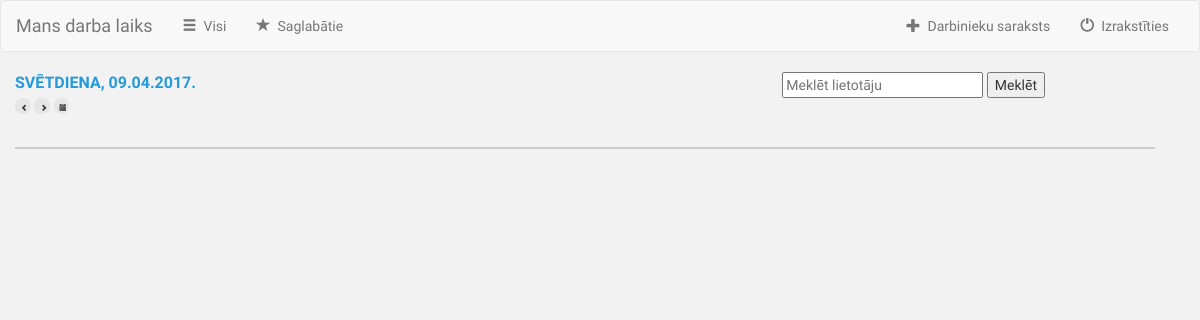
The app's page /darba_laiks/darbinieki/ (signed in), older data.
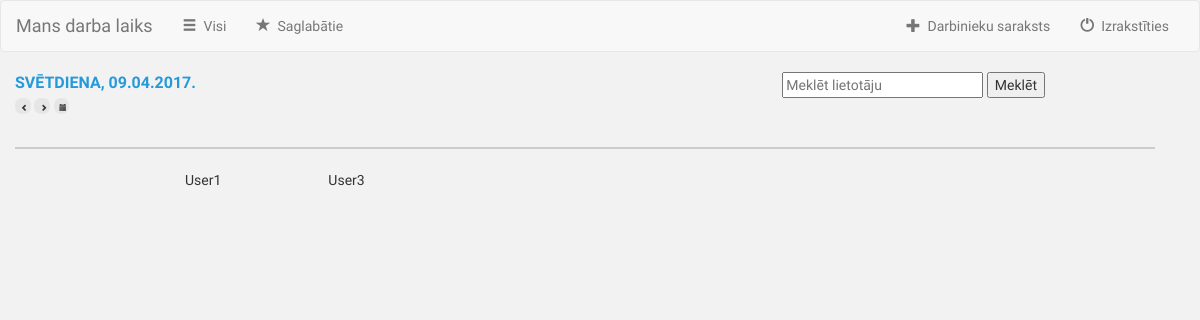
The same page, newer data.
### darba_laiks/models.py (models this page shows, shortened)
class Darba_laiks(models.Model):
    lietotajs=models.ForeignKey(settings.AUTH_USER_MODEL, on_delete=models.CASCADE)
    datums = models.DateField()
    no = models.TimeField(default='9:00')
    lidz=models.TimeField(default='18:00')
    ir_mainits = models.BooleanField(default=False)

### darba_laiks/views.py (the view, shortened to what this page needs)
def darbinieki(request):
    if request.method == 'GET':
        collection_ids = Darba_laiks.objects.filter(datums=datetime.date.today()).values_list('lietotajs',flat=True).distinct()
        izmainitie = [
            Darba_laiks.objects.filter(lietotajs__id=c)[0] for c in collection_ids
            ]
        context = {'izmainitie': izmainitie}
        return render(request, 'visi.html', context)

### templates/visi.html (shortened to what this page needs)
{%extends "base.html" %}
{% block content %}
    {% load staticfiles %}
    <link rel="stylesheet" type="text/css" href="{% static 'css/All.css' %}" />
    <div class = "container">
        <div class = "row" id = "firstRow">
            <span class = "pull-left">
                <div id = "today"> </div>
                 <button type="button" class="Button" id="Left">
                      <span class="glyphicon glyphicon-chevron-left"></span>
                 </button>
                 <button type="button" class="Button" id="Right">
                      <span class="glyphicon glyphicon-chevron-right"></span>
                 </button>
                <button type="button" class="Button" id="Calendar">
                      <span class="glyphicon glyphicon-calendar"></span>
                 </button>
            </span>
            <span class="pull-right">
                <div id = "search">
                    <form method="POST" action="">{% csrf_token %}
                            <input type="text" name="q" placeholder="Meklēt lietotāju" value="{{ request.get.q }}"/>
                            <input type="submit" value="Meklēt"/>
                    </form>
                 </div>
            </span>
        </div>
        <div class = "row" id = "secondRow"></div>
        <div class = "row" id = "people">
            {% for izmainits in izmainitie %}
                <div class = "col-sm-2">
                    {{izmainits.lietotajs.username}}  <br>
                </div>
            {% endfor %}
        </div>
    </div>
{% endblock %}

### templates/base.html (shortened to what this page needs)
{% load staticfiles %}
<link rel="stylesheet" href="https://maxcdn.bootstrapcdn.com/bootstrap/3.3.7/css/bootstrap.min.css">
<link rel="stylesheet" href="https://maxcdn.bootstrapcdn.com/bootstrap/3.3.7/css/bootstrap.min.css">
<link rel="stylesheet" type="text/css" href="{% static 'css/style.css' %}" />
<!DOCTYPE html>
<html lang="en">
  <head>
  </head>
    <nav class="navbar navbar-default">
    <div class="container-fluid">
        <div class="navbar-header">
            <a class="navbar-brand" href="{% url 'darba_laiks:darba_laiks' %}">Mans darba laiks</a>
        </div>
        <div class="collapse navbar-collapse" id="myNavbar">
            <ul class="nav navbar-nav">
                <li class="">
                    <a href="{% url 'darba_laiks:darbinieki' %}">
                        <span class="glyphicon glyphicon-menu-hamburger" aria-hidden="true"></span>&nbsp;
                        Visi
                    </a>
                </li>
                <li class="">
                    <a href="#">
                        <span class="glyphicon glyphicon-star" aria-hidden="true"></span>&nbsp;
                        Saglabātie
                    </a>
                </li>
            </ul>
          <ul class="nav navbar-nav navbar-right">
                 {% if user.is_superuser or user.is_staff %}
              <li class="">
                    <a href="{% url 'darba_laiks:visi' %}">
                        <span class="glyphicon glyphicon-plus" aria-hidden="true"></span>&nbsp;
                        Darbinieku saraksts
                    </a>
              </li>
              {% endif %}
              <li class="">
                    <a href="{% url 'darba_laiks:logout' %}">
                        <span class="glyphicon glyphicon-off" aria-hidden="true"></span>&nbsp;
                        Izrakstīties
                    </a>
              </li>
          </ul>
        </div>
    </div>
</nav>
    <body>
      <div class="container-fluid">
        {% block content %}
        {% endblock %}
      </div>
    </body>
</html>

### static/css/style.css (style rules this page uses)
body { background-color: #f2f2f2; font-family: 'Oxygen'; }

### static/css/All.css (style rules this page uses)
#search { margin-right: 10em; margin-bottom: 2em; }
#people { margin-left: 10em; margin-right: 10em; }
#today { font-size: 16px; font-weight: bold; color: #259adb; }
.Button { width: 15.8px; height: 15.8px; text-align: center; font-size: 7px; border-radius: 7px; background-color: #e6e6e6; border-width: 0px; }
#secondRow { width: 100%; height: 1px; border: solid 1px #cccccc; margin-top: 1.5em; margin-bottom: 1.5em; }

Row changes from the older to the newer data that the page shows:
added Darba_laiks: lietotajs.username "User1"
added Darba_laiks: lietotajs.username "User3"
